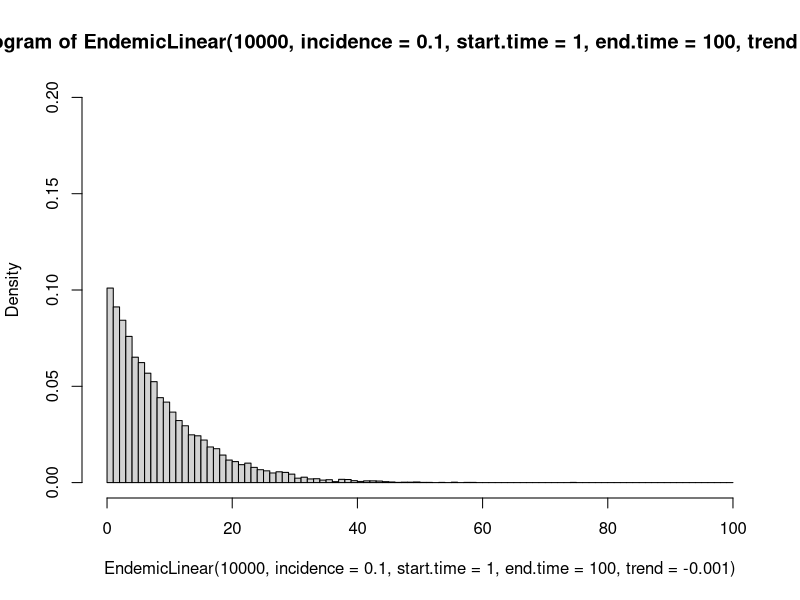
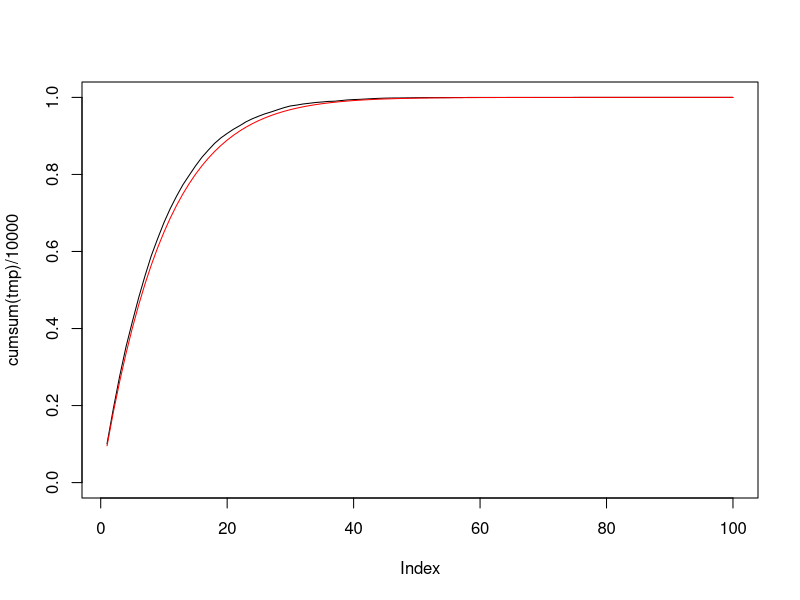

Generate these figures, in order, with R:
EndemicDisease<-(function(){function(n.infections,incidence,start.time,end.time,...){
  duration=abs(end.time-start.time)
  latest.infection<-rep(NA,n.infections)
  for(i in duration:1){
    latest.infection[sample(1:n.infections,round(n.infections*incidence))]<-i
  }
  return(latest.infection)
}})()



EndemicLinear<-(function(){function(n.infections,incidence,start.time,end.time,trend,...){
  duration=abs(end.time-start.time)
  latest.infection<-rep(NA,n.infections)
  incidence.per.time<- -(1:duration)*trend+incidence
  for(i in seq(duration,1)){
    latest.infection[sample(1:n.infections,round(n.infections*incidence.per.time[i]))]<-i
  }
  return(latest.infection)
}})()


### Demonstration that for Endemiclinear, P(t<T)=exp(a+trend*T/2)
tmp<-hist(EndemicLinear(10000,incidence=0.1,start.time=1,end.time=100,trend=-0.001),
          breaks=0:100,freq=FALSE,ylim=c(0,0.20))$counts
plot(cumsum(tmp)/10000,ylim=c(0,1),type="l")
lines(pexp(1:100,0.1+(1:100*0.001)/2),col="red")


EpidemicExp<-(function(){function(n.infections,start.time=0,end.time,slope=4){
  duration<-end.time-start.time
  scale.factor<-duration
  dist.unif<-runif(n.infections,0,1)
  dist.exp<-log((exp(slope)-1)*(dist.unif-1/(1-exp(slope))))/slope
  dist.exp<-dist.exp*scale.factor+start.time
  return(dist.exp)
}})()



EpidemicLognorm<-(function(){function(n.infections,end.time,peak.time,sd){
  infection.times<-rlnorm(n.infections,meanlog=log(end.time-peak.time),sdlog=log(sd))
  infection.times<-end.time-infection.times
  #infection.times<-exp(infection.times.log)
  return(infection.times)
}})()